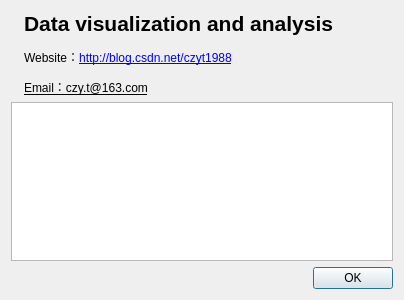
<?xml version="1.0" encoding="UTF-8"?>
<ui version="4.0">
 <class>AboutDialog</class>
 <widget class="QDialog" name="AboutDialog">
  <property name="geometry">
   <rect>
    <x>0</x>
    <y>0</y>
    <width>404</width>
    <height>300</height>
   </rect>
  </property>
  <property name="windowTitle">
   <string>About</string>
  </property>
  <property name="windowIcon">
   <iconset resource="icons.qrc">
    <normaloff>:/icons/icons/information.png</normaloff>:/icons/icons/information.png</iconset>
  </property>
  <layout class="QVBoxLayout" name="verticalLayout">
   <item>
    <layout class="QHBoxLayout" name="horizontalLayout">
     <item>
      <widget class="QLabel" name="label">
       <property name="text">
        <string/>
       </property>
       <property name="pixmap">
        <pixmap resource="icons.qrc">:/logo/logo.png</pixmap>
       </property>
      </widget>
     </item>
     <item>
      <widget class="QLabel" name="label_2">
       <property name="sizePolicy">
        <sizepolicy hsizetype="Expanding" vsizetype="Preferred">
         <horstretch>0</horstretch>
         <verstretch>0</verstretch>
        </sizepolicy>
       </property>
       <property name="text">
        <string>&lt;html&gt;&lt;head/&gt;&lt;body&gt;&lt;p&gt;&lt;span style=&quot; font-size:16pt; font-weight:600;&quot;&gt;Data visualization and analysis&lt;/span&gt;&lt;/p&gt;&lt;p&gt;Website：&lt;a href=&quot;http://blog.csdn.net/czyt1988&quot;&gt;&lt;span style=&quot; text-decoration: underline; color:#0000ff;&quot;&gt;http://blog.csdn.net/czyt1988&lt;/span&gt;&lt;/a&gt;&lt;/p&gt;&lt;p&gt;&lt;a href=&quot;http://blog.csdn.net/czyt1988&quot;&gt;&lt;span style=&quot; text-decoration: underline; color:#000000;&quot;&gt;Email：czy.t@163.com&lt;/span&gt;&lt;/a&gt;&lt;/p&gt;&lt;/body&gt;&lt;/html&gt;</string>
       </property>
      </widget>
     </item>
    </layout>
   </item>
   <item>
    <widget class="QTextBrowser" name="textBrowser"/>
   </item>
   <item>
    <layout class="QHBoxLayout" name="horizontalLayout_2">
     <item>
      <spacer name="horizontalSpacer">
       <property name="orientation">
        <enum>Qt::Horizontal</enum>
       </property>
       <property name="sizeHint" stdset="0">
        <size>
         <width>40</width>
         <height>20</height>
        </size>
       </property>
      </spacer>
     </item>
     <item>
      <widget class="QDialogButtonBox" name="buttonBox">
       <property name="standardButtons">
        <set>QDialogButtonBox::Ok</set>
       </property>
      </widget>
     </item>
    </layout>
   </item>
  </layout>
 </widget>
 <resources>
  <include location="icons.qrc"/>
 </resources>
 <connections>
  <connection>
   <sender>buttonBox</sender>
   <signal>accepted()</signal>
   <receiver>AboutDialog</receiver>
   <slot>accept()</slot>
   <hints>
    <hint type="sourcelabel">
     <x>316</x>
     <y>278</y>
    </hint>
    <hint type="destinationlabel">
     <x>195</x>
     <y>271</y>
    </hint>
   </hints>
  </connection>
 </connections>
</ui>
